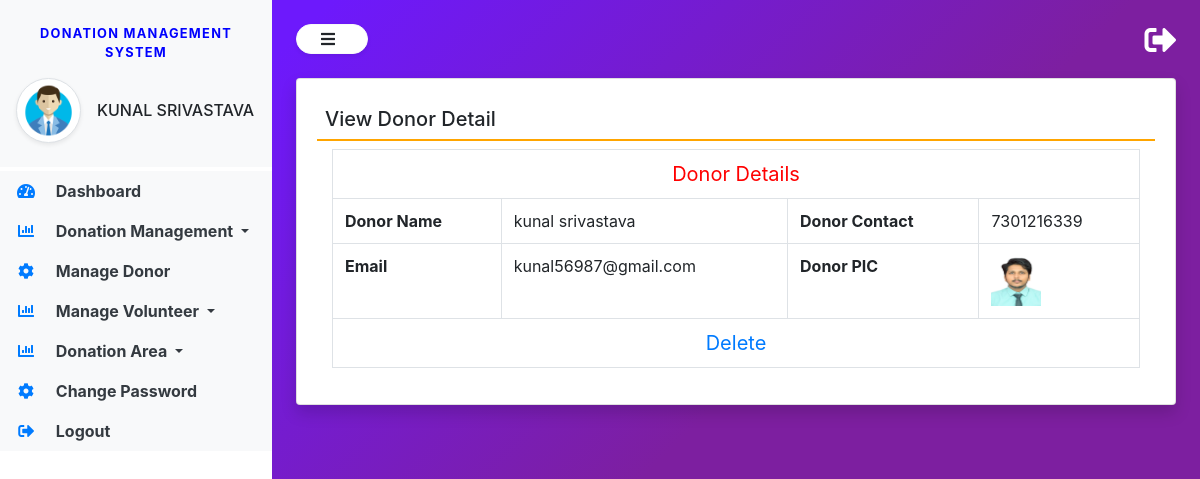
Page /view_donordetail/3 (signed in) on the committed database.
### donation/models.py (models this page shows, shortened)
class Donor(models.Model):
    user = models.ForeignKey(User, on_delete=models.CASCADE)
    contact = models.CharField(max_length=15,null=True)
    address = models.CharField(max_length=300,null=True)
    userpic = models.FileField(null=True)
    regdate = models.DateTimeField(auto_now_add=True)

### donation/views.py (the view)
# urls.py: path('view_donordetail/<int:pid>',view_donordetail, name='view_donordetail'),
def view_donordetail(request,pid):
    if not request.user.is_authenticated:
        return redirect('admin_login')
    donor = Donor.objects.get(id=pid)
    return render(request, 'view_donordetail.html', locals())

### donation/templates/view_donordetail.html
{% extends 'admin_base.html' %}
{% block main  %}
<div class="card shadow">
    <div class="card-body">
        <h5 class="p-2" style="border-bottom: 2px solid orange;">View Donor Detail</h5>
<div class="container-fluid">
         <table class="table table-bordered">
 <tr align="center">
<td colspan="4" style="font-size:20px;color:red">
 Donor Details</td></tr>
    <tr>
    <th>Donor Name</th>
    <td>{{donor.user.first_name}} {{donor.user.last_name}}</td>
    <th>Donor Contact</th>
    <td>{{donor.contact}}</td>
  </tr>
  <tr>
    <th>Email</th>
    <td>{{donor.user.username}}</td>
    <th>Donor PIC</th>
    <td><img src="{{donor.userpic.url}}" width="50px" height="50px"></td>
  </tr>
<tr align="center">
<td colspan="4" style="font-size:20px;color:red">
    <a href="{% url 'delete_donor' donor.user.id %}" onclick="return confirm('Are You Sure?')" class="text-primary">Delete</a></td></tr>
</table>
</div>
</div>
</div>
{% endblock %}

### donation/templates/admin_base.html (shortened to what this page needs)
{% load static %}
<html lang="en">
<head>
  <link rel="stylesheet" href="https://maxcdn.bootstrapcdn.com/bootstrap/4.3.1/css/bootstrap.min.css">
  <link rel="stylesheet" href="https://use.fontawesome.com/releases/v5.6.3/css/all.css">
  <link rel="stylesheet" type="text/css" href="{% static 'css/sidebar.css' %}">
  </head>
<body>
<div class="vertical-nav bg-white" id="sidebar">
  <div class="py-4 px-3 mb-1 bg-light">
      <p class="font-weight-bold text-uppercase px-3 small dashboard-text text-center">Donation Management System</p>
	<div class="media d-flex align-items-center">
	    <img src="{% static 'images/adminlogo.png' %}" width="65" height="65" class="mr-3 rounded-circle img-thumbnail shadow-sm">
		<div class="media-body">
			<h4 class="user-name mb-0 text-uppercase">{{request.user.first_name}} {{request.user.last_name}}</h4>
		</div>
	</div>
  </div>
  <ul class="nav flex-column bg-white">
  <li class="nav-item">
  <a href="{% url 'admin_home' %}" class="nav-link text-dark bg-light">
	<i class="fas fa-tachometer-alt fa-fw mr-3 text-primary"></i>
	Dashboard
  </a>
  </li>
   <li class="nav-item dropdown">
      <a class="nav-link dropdown-toggle text-dark bg-light" href="#" id="navbardrop" data-toggle="dropdown">
       <i class="fas fa-chart-bar mr-3 text-primary fa-fw"></i> Donation Management
      </a>
    </li>
      <li class="nav-item">
  <a href="{% url 'manage_donor' %}" class="nav-link text-dark bg-light">
	<i class="fas fa-cog mr-3 text-primary fa-fw"></i>
	Manage Donor
  </a>
  </li>
      <li class="nav-item dropdown">
      <a class="nav-link dropdown-toggle text-dark bg-light" href="#" id="navbardrop" data-toggle="dropdown">
       <i class="fas fa-chart-bar mr-3 text-primary fa-fw"></i> Manage Volunteer
      </a>
    </li>
  <li class="nav-item dropdown">
      <a class="nav-link dropdown-toggle text-dark bg-light" href="#" id="navbardrop" data-toggle="dropdown">
       <i class="fas fa-chart-bar mr-3 text-primary fa-fw"></i> Donation Area
      </a>
    </li>
      <li class="nav-item">
  <a href="{% url 'changepwd_admin' %}" class="nav-link text-dark bg-light">
	<i class="fas fa-cog mr-3 text-primary fa-fw"></i>
	Change Password
  </a>
  </li>
      <li class="nav-item">
  <a href="{% url 'logout' %}" class="nav-link text-dark bg-light">
	<i class="fas fa-sign-out-alt mr-3 text-primary fa-fw"></i>
	Logout
  </a>
  </li>
  </ul>
</div>
<div class="page-content p-4" id="content">
<a href="{% url 'logout' %}" title = "logout" class="float-right text-white"><i class="fas fa-sign-out-alt fa-2x"></i></a>
<button id="sidebarCollapse" type="button" class="btn btn-light bg-white rounded-pill shadow-sm px-4 mb-4">
<i class="fas fa-bars mr-2"></i>
</button>
     {% block main %}
    {% endblock %}
</div>
</body>
</html>

### donation/static/css/sidebar.css (style rules this page uses)
body { background-image : linear-gradient(135.9deg,rgba(109,25,252,1) 16.4%,rgba(125,31,160,1) 56.1%); min-height:100vh; }
.user-name { font-size:1rem; }
.vertical-nav { min-width : 17rem; width : 17rem; height:100vh; position:fixed; top:0; left:0; transition: all 0.4s; }
.page-content { width:calc(100% - 17rem); margin-left:17rem; transition:all 0.4s; }
.dashboard-text { letter-spacing : 0.1em; color : blue; }
.nav-link { font-weight : bold; }

### rows in the picture
Donor: user.first_name "kunal", user.last_name "srivastava", contact "7301216339", user.username "kunal56987@gmail.com", userpic (picture)

### other values in the picture
{{ request.user.first_name }} "KUNAL"
{{ request.user.last_name }} "SRIVASTAVA"
